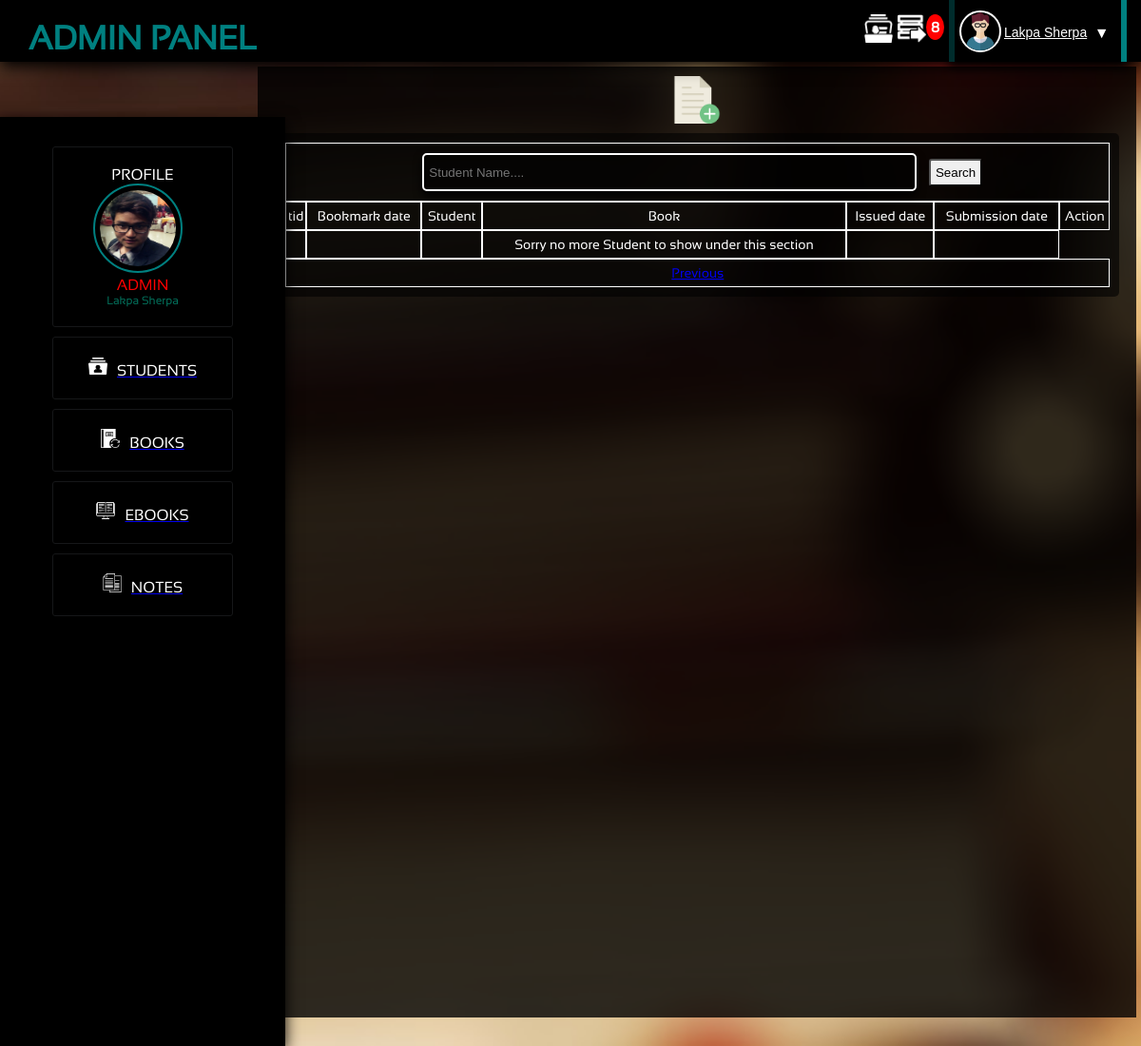
Page /admin/issues.php?page=2 (signed in) on the earlier database version.
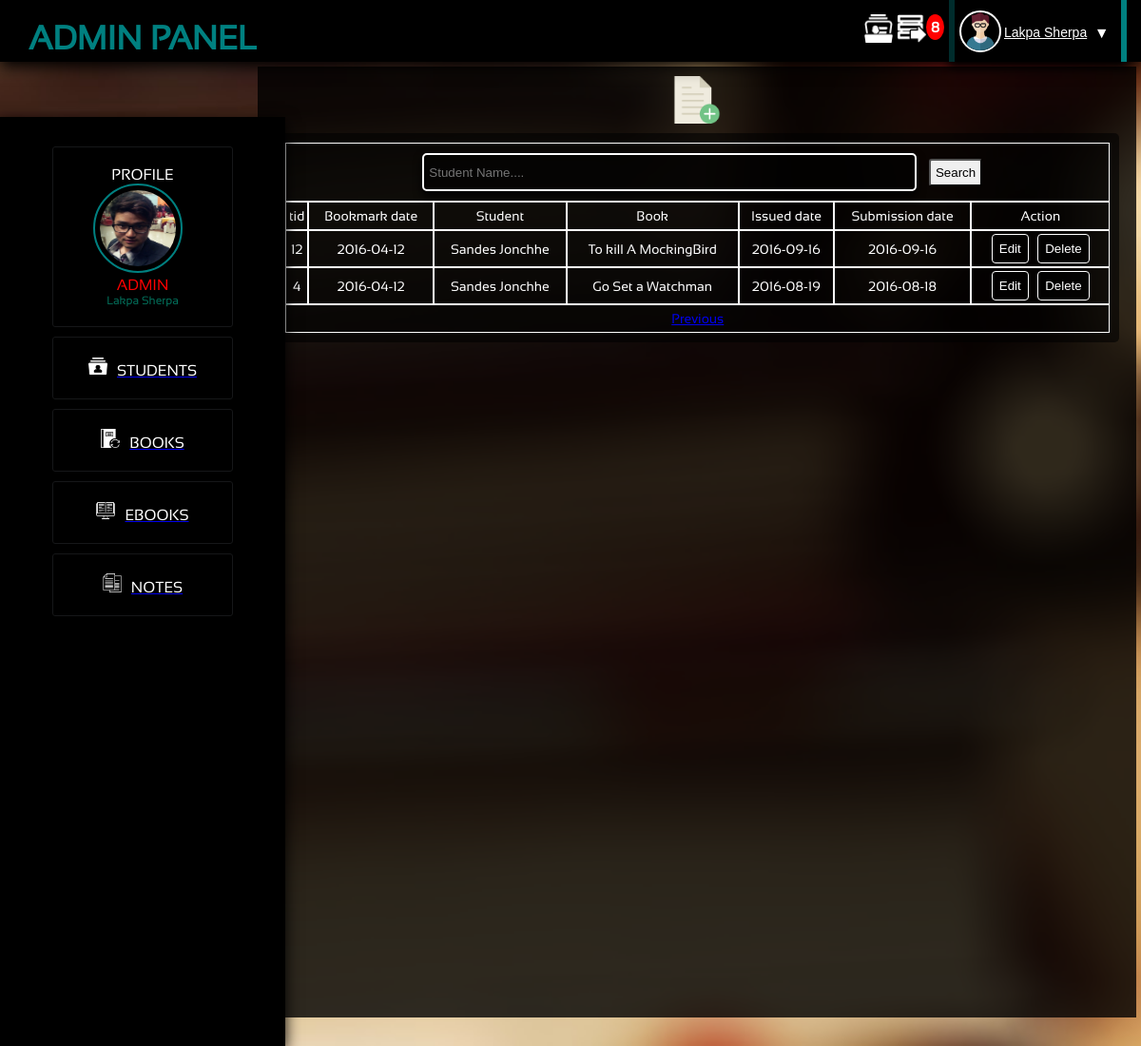
Same page on the later database version.
### tables this page shows
CREATE TABLE `issues` (
  `tid` int(11) NOT NULL,
  `issuedate` date NOT NULL,
  `submission` date NOT NULL,
  `b_id` int(11) NOT NULL,
  `s_id` int(11) NOT NULL,
  `bookmarked` date NOT NULL
);

CREATE TABLE `student` (
  `image` varchar(50) NOT NULL,
  `sid` int(11) NOT NULL,
  `email` varchar(30) NOT NULL,
  `password` varchar(20) NOT NULL,
  `fname` varchar(30) DEFAULT NULL,
  `program` varchar(10) DEFAULT NULL,
  `year` varchar(8) DEFAULT NULL,
  `roll_no` int(11) DEFAULT NULL,
  `address` varchar(30) NOT NULL,
  `mobile` varchar(20) DEFAULT NULL,
  `reg_date` date NOT NULL,
  `reg_time` time NOT NULL,
  `ip_address` varchar(15) NOT NULL
);

CREATE TABLE `books` (
  `bid` int(11) NOT NULL,
  `name` varchar(50) NOT NULL,
  `image` varchar(100) NOT NULL,
  `author` varchar(20) NOT NULL,
  `category` varchar(30) NOT NULL,
  `publisher` varchar(40) NOT NULL,
  `edition` varchar(10) NOT NULL,
  `subject` varchar(30) NOT NULL,
  `semester` varchar(1) NOT NULL,
  `quantity` int(11) NOT NULL
);

### admin/class/class.ManageIssue.php (called while the page is built, shortened)
<?php
	include_once('../class.database.php');
	class ManageIssue{
		public $linker;
		function __construct(){
			$db_connection = new dbConnection();
			$this->linker = $db_connection->connect();
			return $this->linker;
		}
		function listIssue($limit){
			$query = $this->linker->query("SELECT * FROM issues,student,books WHERE sid=s_id AND bid=b_id ORDER BY tid DESC $limit");
			$counts = $query->rowCount();
			if($counts >= 1){
				$result = $query->fetchAll();
			}else{
				$result = $counts;
			}
			return $result;
		}
	}
?>

### class.database.php (called while the page is built, shortened)
<?php
	class dbConnection{
		public $db_name = 'php-librarys';
		public $db_user = 'root';
		public $db_pass = '';
		public $db_host = 'localhost';
		function connect(){
			try{
				$this->db_conn = new PDO("mysql:host=$this->db_host;dbname=$this->db_name",
					$this->db_user,$this->db_pass);
				return $this->db_conn;
			}
			catch(PDOException $e){
				return $e->getMessage();
			}
		}
	}
?>

### admin/issues.php (the view, shortened to what this page needs)
<?php
  include_once('header.php');
  include_once('manage/manage.issues.php');
?>
<div class="main_content"><center>
  <img src="../gallery/logo/filee.png" style="height:50px;width:50px;cursor:pointer" id="clickadd" onClick="add()">
<div class="displaycontainer">
  <table class="table table-striped">
    <thead>
        <tr>
          <section id="search">
          <form method="get" action="#" class="searching">
          <td colspan="12" style="">
          <input type="text" placeholder="Student Name...." id="admin_search" name="idate"/>
          <input type="Submit" name="seacher" value="Search" id="search_s"></td>
        </form>
        </tr>
      <tr>
        <td>tid</td>
         <td>Bookmark date</td>
        <td>Student</td>
        <td>Book</td>
        <td>Issued date</td>
        <td>Submission date</td>
        <td>Action</td>
      </tr>
    </thead>
    <tbody>
      <?php
      if(!isset($_GET['idate'])){
      if($list_issue !== 0)
      {
        foreach ($list_issue as $key => $value) {
          ?>
          <tr>
          <td><?php echo $value['tid']; ?></td>
          <td><?php echo $value['bookmarked']; ?></td>
          <td><?php echo $value['fname']; ?></td>
          <td><?php echo $value['name']; ?></td>
          <td><?php echo $value['issuedate']; ?></td>
          <td><?php echo $value['submission']; ?></td>
          <td>
          <a href="edit_issue.php?tid=<?php echo $value['tid'];?>"><button>Edit</button></a>
          <button id="btn_delete<?php echo $value['tid']; ?>" value="<?php echo $value['tid']; ?>">Delete</button>
          </td>
          </tr>
          <?php
        }
      }else{
        echo '<td><td></td></td><td><td>Sorry no more Student to show under this section</td></td><td></td><td></td>';
      }
      ?>
      <tr><td colspan="7"><?php echo $pagination; ?></td></tr>
    <?php
      }else{
        echo $searched_i;
      }
    ?>
    </tbody>
    </table>
</div>
	</div>
</body>
</html>

Differences in the rows shown:
now on this page (row edited): issues: tid "12", bookmarked "2016-04-12", student.fname "Sandes Jonchhe", books.name "To kill A MockingBird", issuedate "2016-09-16", submission "2016-09-16"
now on this page (row edited): issues: tid "4", bookmarked "2016-04-12", student.fname "Sandes Jonchhe", books.name "Go Set a Watchman", issuedate "2016-08-19", submission "2016-08-18"
Other differences:
text no longer shown: "Sorry no more Student to show under this section"
